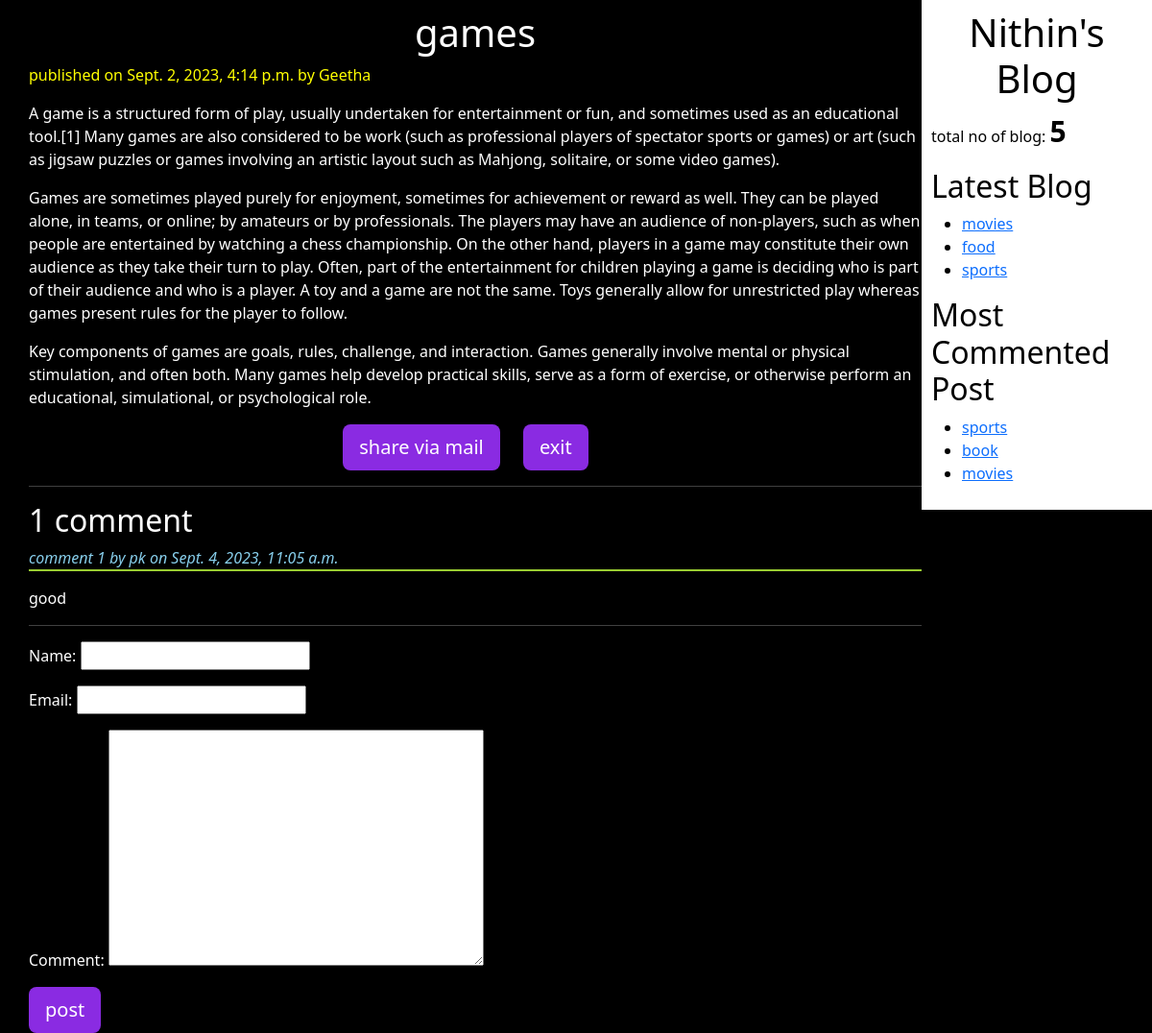
The app's page /2023/09/02/games/ with its own data.
### app/models.py (models this page shows, shortened)
class Post(models.Model):
	STATUS_CHOICES = (("draft","Draft"),("published","Published"))
	title = models.CharField(max_length=50)
	slug = models.SlugField(max_length = 50, unique_for_date='publish')
	author = models.ForeignKey(User, related_name='blog_project', on_delete = models.CASCADE)
	publish = models.DateTimeField(default = timezone.now)
	created = models.DateTimeField(auto_now_add=True)
	update = models.DateTimeField(auto_now=True)
	body = models.TextField()
	status = models.CharField(max_length = 50, choices = STATUS_CHOICES, default= "draft")
	objects = CustomManager()
	tags = TaggableManager()
	class Meta:
		ordering  = ("-publish",)
	def get_absolute_url(self):
		return reverse("detail", args = [self.publish.year, self.publish.strftime("%m"), self.publish.strftime("%d"), self.slug])

class Comment(models.Model):
	post = models.ForeignKey(Post, related_name = "cmt", on_delete = models.CASCADE)
	name = models.CharField(max_length=50)
	email = models.EmailField()
	comment = models.TextField()
	created = models.DateTimeField(auto_now_add=True)
	update = models.DateTimeField(auto_now=True)
	active = models.BooleanField(default =True)
	class Meta:
		ordering  = ("-created",)

### app/views.py (the view)
# urls.py: re_path(r"^(?P<year>\d{4})/(?P<month>\d{2})/(?P<day>\d{2})/(?P<slug>[-\w]+)/$", v.detail_view, name = "detail"),
def detail_view(request, year, month, day, slug):
	post = get_object_or_404(Post, slug = slug, status = "published", publish__year = year, publish__month = month, publish__day = day)
	comment = post.cmt.filter(active = True)
	csubmit = False
	if request.method == "POST":
		form = CommentForm(request.POST)
		if form.is_valid():
			new_comment = form.save(commit = False)
			new_comment.post = post
			new_comment.save()
			csubmit = True
	else:
		form = CommentForm()
	dict = {"post" : post, "form": form, "comment" : comment, "csubmit" : csubmit}
	return render(request = request, template_name = "app/post_detail.html", context = dict)

### app/forms.py
class CommentForm(forms.ModelForm):
    class Meta:
        model = Comment
        fields = ('name',"email", "comment")

### app/models.py (called while the page is built)
	def get_queryset(self):
		return super().get_queryset().filter(status = "published")

### app/templatetags/blog_tag.py (called while the page is built)
@register.simple_tag()
def count():
	return Post.objects.count()

@register.inclusion_tag("app/latest_blog.html")
def latest_blog():
	latest_blog = Post.objects.order_by("-publish")[:3]
	return {"latest_blog" : latest_blog}

@register.simple_tag()
def more_cmt(count = 3):
	return Post.objects.annotate(total_count = Count("cmt")).order_by("-total_count")[:count]

### templates/app/post_detail.html (shortened to what this page needs)
{% extends "app/base.html" %}
{% block body_block %}
	<h1>{{ post.title }}</h1>
	<p id = "pdate">published on {{ post.publish }} by {{ post.author|title }}</p>
	{{ post.body| linebreaks}}
	<div class="container" align="center">
		<a href="/{{ post.id }}/share" class = "btn btn-lg btn-sucess", id = "smail"> share via mail</a>
		<a href="{% url "home"%}" class = "btn btn-lg btn-sucess", id = "smail"> exit</a>
	</div>
	<hr>
	<h2>{{ comment.count }} comment{{ comment.count|pluralize }}</h2>
	{% if comment %}
		{% for c  in comment %}
			<p id = "cmt">comment {{ forloop.counter }} by {{ c.name }} on {{ c.created }}</p>
				{{ c.comment|linebreaks }}
		{% endfor %}
	{% else %}
		<h2>no comments yet!!!</h2>
	{% endif %}
	<hr>
	{% if csubmit %}
		<h2>comment added sucessfully</h2>
		<a href="{{ post.get_absolute_url }}" class = "btn btn-lg btn-sucess", id = "smail"> back</a>
	{% else %}
		<form method="POST">
			 {{ form.as_p }}
			 <input type="submit" name="" value="post" class = "btn btn-lg btn-sucess", id = "smail" >
		</form>
	{% endif %}
{% endblock body_block %}

### templates/app/base.html (shortened to what this page needs)
<!DOCTYPE html>
{% load static %}
{% load blog_tag %}
<html>
<head>
	<link href="https://cdn.jsdelivr.net/npm/bootstrap@5.3.1/dist/css/bootstrap.min.css" rel="stylesheet">
  	<link rel="stylesheet" type="text/css" href="{% static "app/base.css" %}">
</head>
<body>
	<div class = "content">
		{% block body_block %}
		{% endblock body_block %}
	</div>
	<div class="sidebar">
		<h1>Nithin's Blog</h1>
		<p>total no of blog: <span id = "blog_cnt"> {% count %}</span></p>
		<h2>Latest Blog</h2>
		{% latest_blog%}
		<h2>Most Commented Post</h2>
		{% more_cmt as mc %}
		<ul>
			{% for i in mc %}
			<li><a href="{{ i.get_absolute_url }}"> {{ i.title }}</a></li>
			{% endfor %}
		</ul>
	</div>
</body>
</html>

### templates/app/latest_blog.html
<ul>
	{% for i in latest_blog %}
	<li><a href="{{ i.get_absolute_url }}"> {{ i.title }}</a></li>
	{% endfor %}
</ul>

### static/app/base.css (style rules this page uses)
.content { color:white; background: black; float: left; width: 80%; height: 100%; padding: 10px 0px 0px 30px; }
.sidebar { color:black; background: white; float: right; width: 20%; height: 100%; padding: 10px; }
h1 { text-align : center; }
#pdate { color :yellow; }
body { background: black; }
#smail { background: blueviolet; color :white; margin-right: 20px; }
#cmt { color: skyblue; border-bottom: 2px solid yellowgreen; font-style: italic; }
#blog_cnt { font-weight: bold; font-size: 30px; }

### records on screen
Post: title "games", publish "Sept. 2, 2023, 4:14 p.m.", author "Geetha", body "A game is a structured form of play, usually undertaken for entertainment or fun, and sometimes used as an educational tool.[1] Many games are also considered to be work (such as professional players of spectator sports or games) or art (such as jigsaw puzzles or games involving an artistic layout such as Mahjong, solitaire, or some video games). Games are sometimes played purely for enjoyment, sometimes for achievement or reward as well. They can be played alone, in teams, or online; by amateurs or by professionals. The players may have an audience of non-players, such as when people are entertained by watching a chess championship. On the other hand, players in a game may constitute their…"
Comment: name "pk", created "Sept. 4, 2023, 11:05 a.m.", comment "good"
Post: title "movies"
Post: title "food"
Post: title "sports"
Post: title "book"

### other values on screen
{{ comment.count }} "1"
